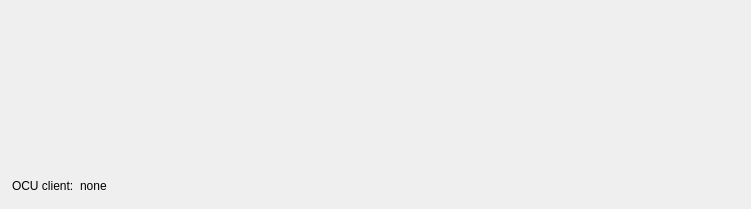
<?xml version="1.0" encoding="UTF-8"?>
<ui version="4.0">
 <class>Form</class>
 <widget class="QWidget" name="Form">
  <property name="geometry">
   <rect>
    <x>0</x>
    <y>0</y>
    <width>751</width>
    <height>209</height>
   </rect>
  </property>
  <property name="windowTitle">
   <string>Form</string>
  </property>
  <layout class="QVBoxLayout" name="verticalLayout">
   <property name="spacing">
    <number>0</number>
   </property>
   <property name="leftMargin">
    <number>6</number>
   </property>
   <property name="topMargin">
    <number>0</number>
   </property>
   <property name="rightMargin">
    <number>0</number>
   </property>
   <property name="bottomMargin">
    <number>6</number>
   </property>
   <item>
    <widget class="QFrame" name="robots">
     <layout class="QVBoxLayout" name="layout_robots">
      <property name="spacing">
       <number>3</number>
      </property>
      <property name="leftMargin">
       <number>0</number>
      </property>
      <property name="topMargin">
       <number>0</number>
      </property>
      <property name="rightMargin">
       <number>0</number>
      </property>
      <property name="bottomMargin">
       <number>0</number>
      </property>
     </layout>
    </widget>
   </item>
   <item>
    <widget class="QFrame" name="info_frame">
     <property name="sizePolicy">
      <sizepolicy hsizetype="Preferred" vsizetype="Fixed">
       <horstretch>0</horstretch>
       <verstretch>0</verstretch>
      </sizepolicy>
     </property>
     <property name="frameShape">
      <enum>QFrame::NoFrame</enum>
     </property>
     <layout class="QHBoxLayout" name="horizontalLayout">
      <property name="spacing">
       <number>6</number>
      </property>
      <property name="leftMargin">
       <number>6</number>
      </property>
      <property name="topMargin">
       <number>0</number>
      </property>
      <property name="rightMargin">
       <number>6</number>
      </property>
      <property name="bottomMargin">
       <number>6</number>
      </property>
      <item>
       <widget class="QLabel" name="label_client">
        <property name="sizePolicy">
         <sizepolicy hsizetype="Fixed" vsizetype="Fixed">
          <horstretch>0</horstretch>
          <verstretch>0</verstretch>
         </sizepolicy>
        </property>
        <property name="text">
         <string>OCU client:</string>
        </property>
       </widget>
      </item>
      <item>
       <widget class="QLabel" name="label_address">
        <property name="text">
         <string>none</string>
        </property>
       </widget>
      </item>
      <item>
       <widget class="QPushButton" name="warn_client_button">
        <property name="sizePolicy">
         <sizepolicy hsizetype="Fixed" vsizetype="Fixed">
          <horstretch>0</horstretch>
          <verstretch>0</verstretch>
         </sizepolicy>
        </property>
        <property name="maximumSize">
         <size>
          <width>24</width>
          <height>24</height>
         </size>
        </property>
        <property name="focusPolicy">
         <enum>Qt::NoFocus</enum>
        </property>
        <property name="icon">
         <iconset theme="dialog-warning">
          <normaloff>.</normaloff>.</iconset>
        </property>
        <property name="flat">
         <bool>true</bool>
        </property>
       </widget>
      </item>
     </layout>
    </widget>
   </item>
  </layout>
 </widget>
 <resources/>
 <connections/>
</ui>
